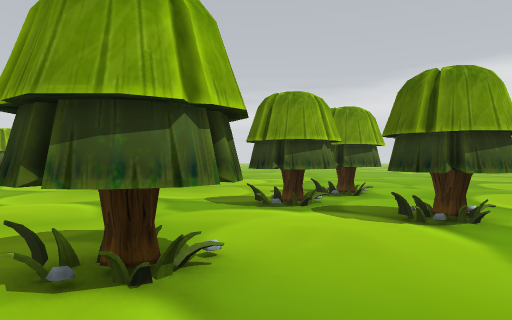
view 1 (above)

24 first-person views from a walk through a 3-D level made in the Unity game engine. The camera is 1.5 m above the floor, looks level and sees 70° across. The floor is counted in squares, 2 m on a side. Each view is taken from the middle of a square. On the plan, view 1 faces up. The plan holds only what a view shows up to about 11 squares ahead; the rest is blank. The place goes on beyond the plan. Some animated figures are not drawn.

view 2
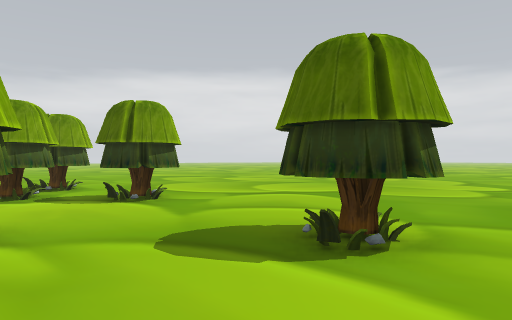

view 3
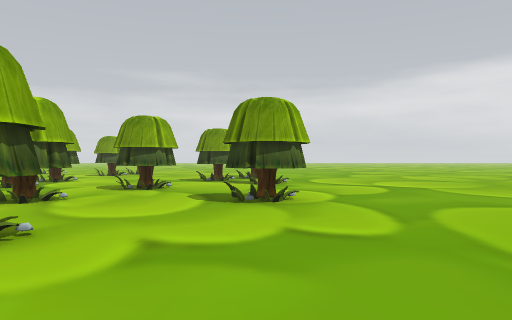

view 4
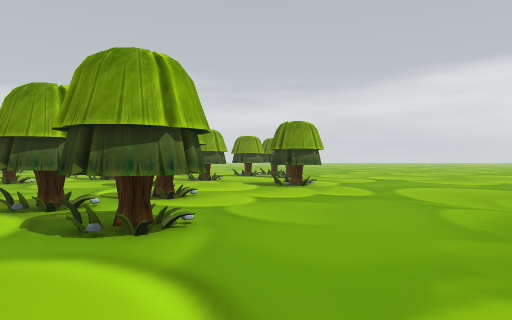

view 5
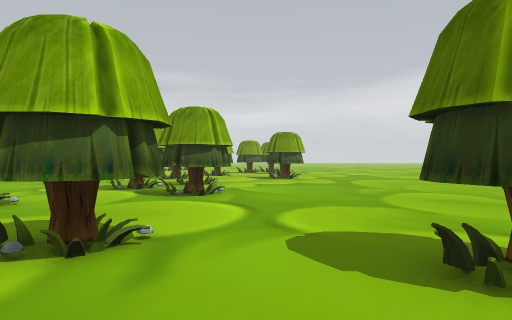

view 6
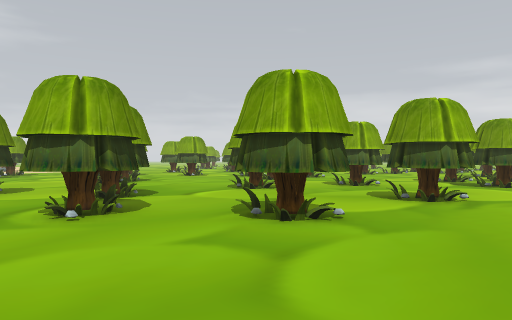

view 7
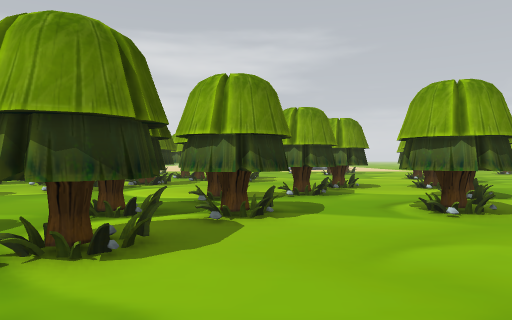

view 8
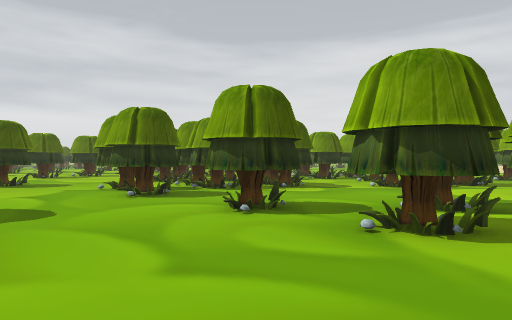

view 9
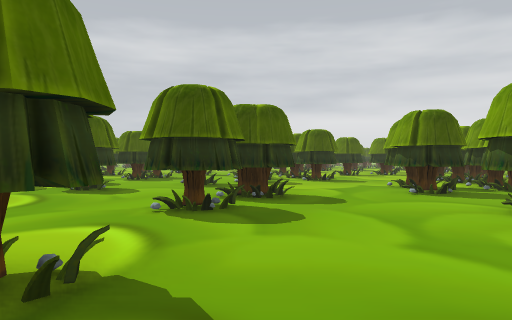

view 10
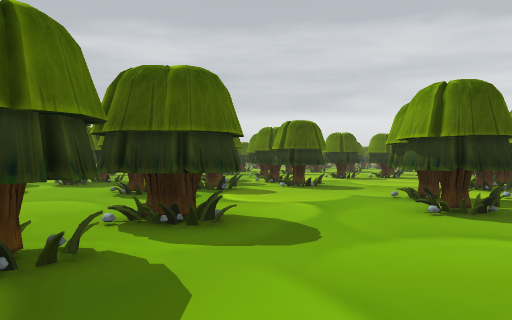

view 11
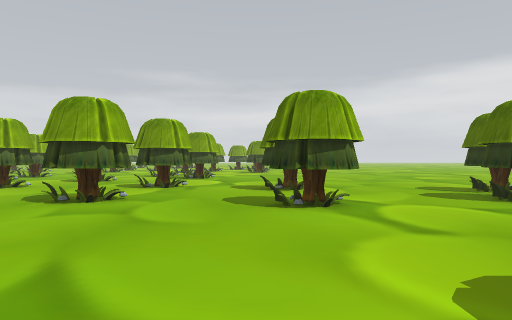

view 12
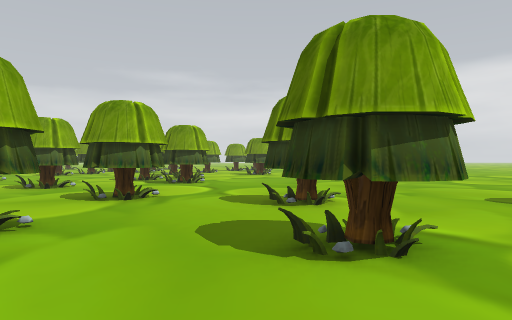

view 13
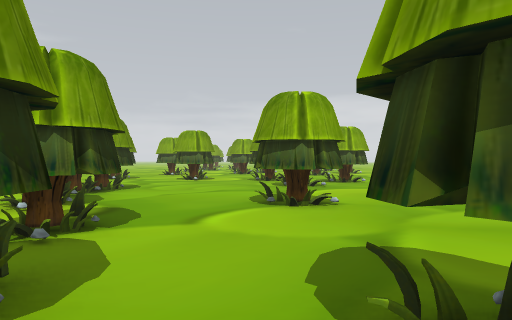

view 14
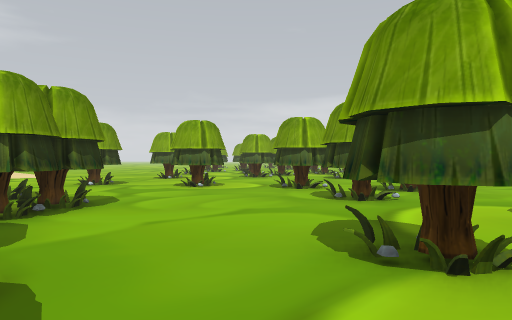

view 15
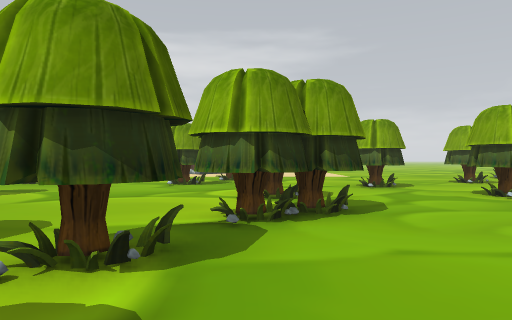

view 16
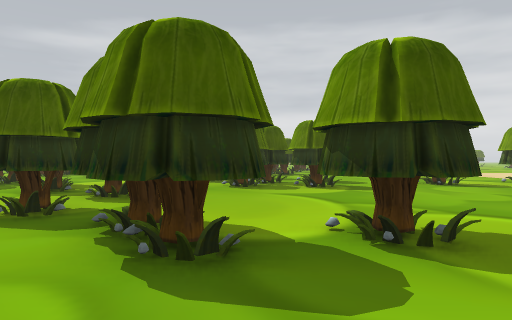

view 17
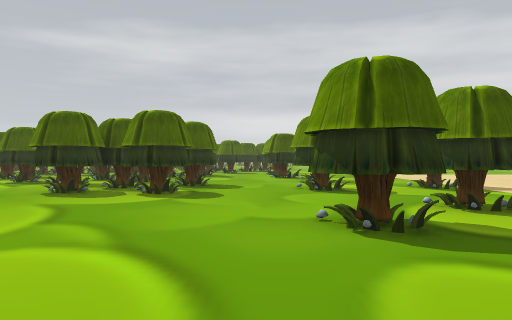

view 18
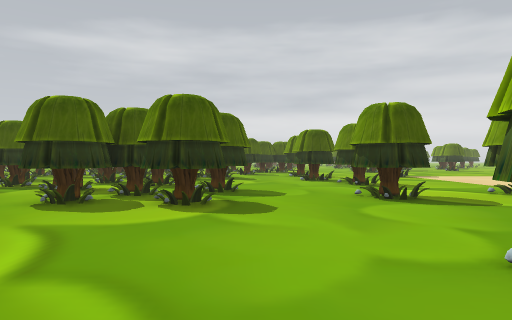

view 19
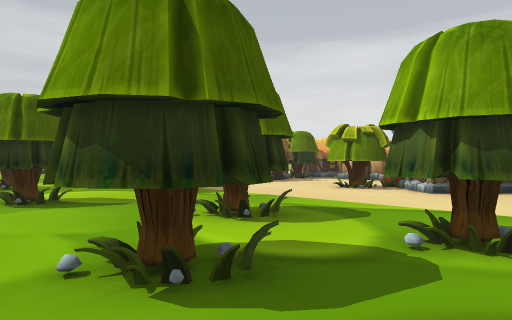

view 20
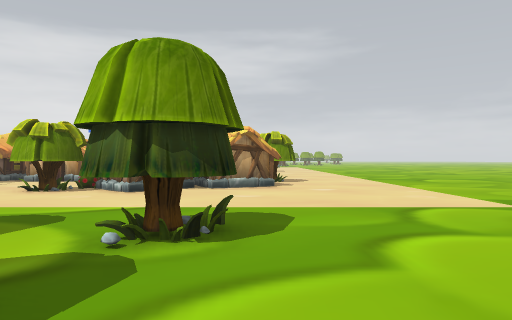

view 21
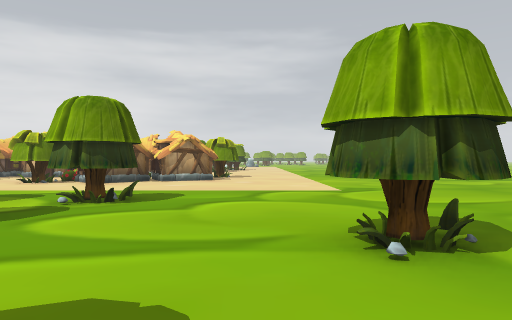

view 22
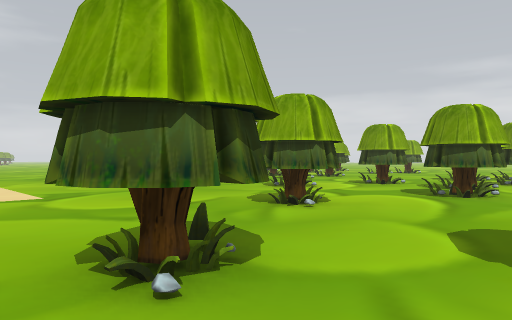

view 23
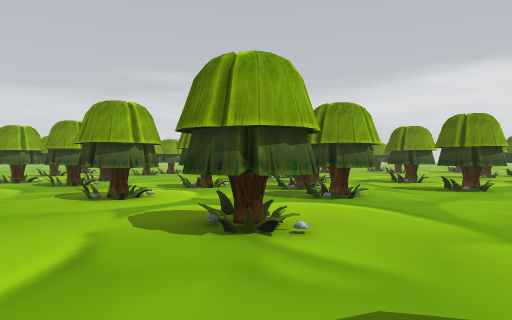

view 24
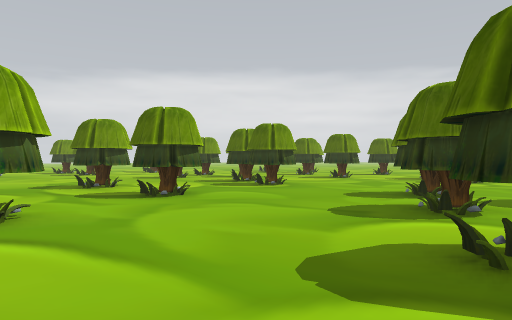

### Floor plan
Key: @ floor where view 1 was taken; # wall or solid block; x gap in a wall; . floor; T thing the floor can be seen under or through; O other object.
Columns run from 23 left of view 1 to 6 right of it. Each row starts with its distance up from view 1.
  8                   .......#....
  7                   ......#.....
  6                    ....##.....
  5                    ......TT...
  4          ..        ......TT...
  3          ...      #...#.......
  2          ...       ...#.......
  1         #..#.      ...........
  0 ##...   .......    ..#.@.#....
 -1 .#..##.#.......# ....#........
 -2 .......#...#...##.............
 -3 .......##.....................
 -4  ..##..##.............#.......
 -5 .....................#........
 -6 ...............# ....#........
 -7  .....#......#........##......
 -8 ............... #.............
 -9 ..........##...##..##.........
-10 ........#.....................
-11 ........#.....................
-12 ..................#...##..#...
-13 ..........####............#...
-14 ..........##.#................
-15 ....##.........#......#.......
-16 ......##.......#.##.......#...
-17 O..............x...##.........
-18 ....##.........#.............
-19 O................#..........
-20 ..........####....#.#.......
-21 ......##..####....#.#.#....##
-22  ..#..#....##.......#.#......
-23  .........#..##...............
-24   ........ ...#.#.....#....#..
-25   ....#...  # ..#..........#..
-26                ...........##..
-27               x. ##...#...#...
-28                     #.#.......
-29                    ####.......
-30                     .......##.
-31                    # .....##
-32                   ## ...#.#
-33                      ..##.

Positions as (right, up) in squares from view 1, and headings:
1: (0, 0), facing up
2: (-1, -2), facing up-right
3: (2, -7), facing up
4: (1, -11), facing up
5: (1, -15), facing up
6: (2, -19), facing up-left
7: (2, -20), facing left
8: (3, -20), facing down-left
9: (3, -19), facing down
10: (2, -22), facing down
11: (2, -22), facing up
12: (2, -19), facing up
13: (-1, -17), facing up-left
14: (-4, -15), facing up-left
15: (-5, -14), facing left
16: (-11, -10), facing down
17: (-15, -12), facing down
18: (-14, -14), facing down
19: (-15, -14), facing down-left
20: (-15, -14), facing left
21: (-12, -12), facing left
22: (-13, -12), facing up-left
23: (-17, -11), facing up
24: (-16, -9), facing up-right
